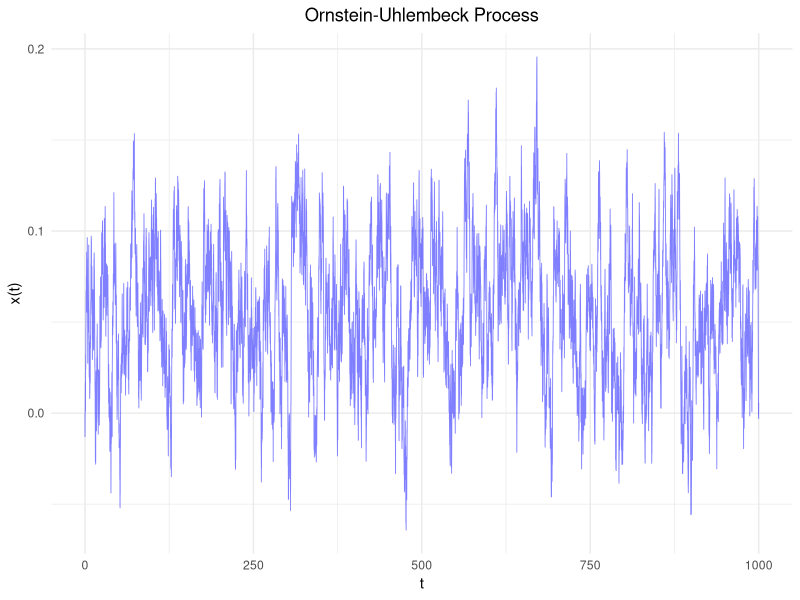
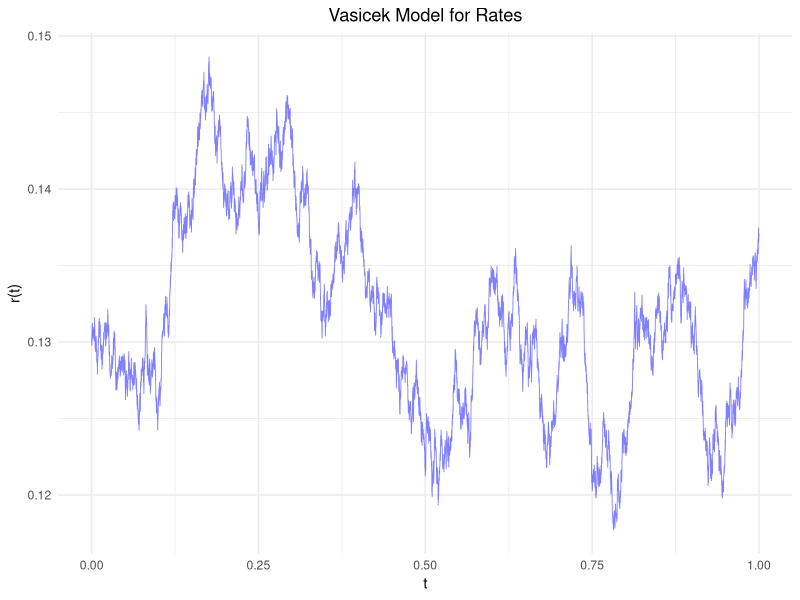
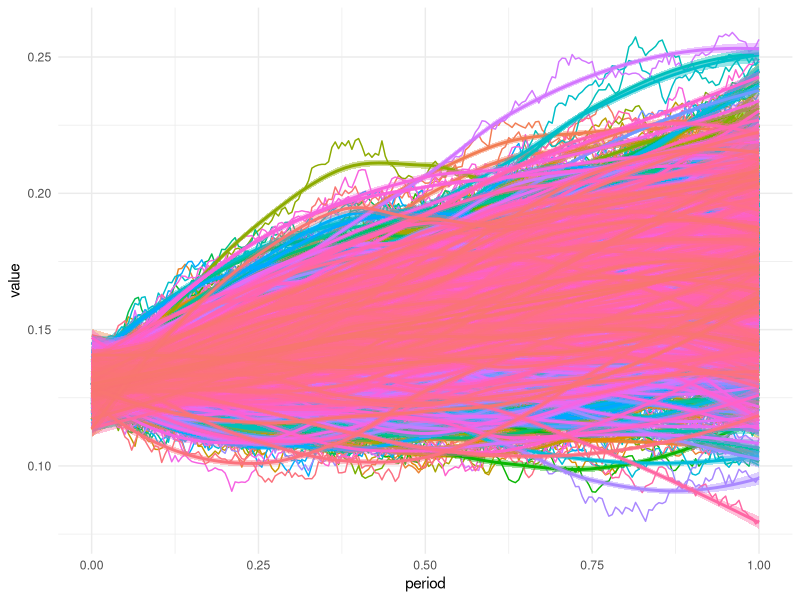

Write R code to recreate these figures, in order.
setwd("C:\\...\\financial_market_analysis")
getwd()

# Wiener process simulation

library(ggplot2)
library(tidyr)

theme_set(theme_minimal())

#################### Ornstein-Uhlenbeck process simulation ####################
# time step
dt <- .1
# Theta - rate by which the process reverts towards the mean
th <- .3
# mean
mu <- .05
# variance around the mean
sigma <- .03
# num. iterations
N_iter <- 10000
vect_x <- rep(0, N_iter)
for (t in 1:N_iter) {
  vect_x[t+1] <- vect_x[t] + th * (mu-vect_x[t]) * dt + sigma * rnorm(n = 1,mean = 0, sd = sqrt(dt))
}

# building data frame to plot data
dfOU <- data.frame(time = seq(from = 0, by = dt, len = N_iter+1), values = vect_x)

#plot data
ggplot(data = dfOU, mapping = aes(x = time, y = values)) +
  geom_line(linetype = 'solid', linewidth = .3, color = 'blue', alpha = .5) +
  xlab("t") +
  ylab("x(t)") +
  theme(plot.title = element_text(hjust = 0.5), panel.border = element_blank()) +
  ggtitle("Ornstein-Uhlembeck Process")

#################### Vasicek Model implementation ####################
# init val interest rate
r0 <- .13
# speed of mean reversion
kappa <- .3
# expiry time in years
expT <- 1
dt <- expT / N_iter
timeSpan = seq(from = 0, by = dt, len = N_iter+1)
rates <- c(r0)
for (i in 1:N_iter) {
  last_rate <- tail(rates,n=1)
  dr <- kappa*(th-last_rate)*dt+sigma*sqrt(dt)*rnorm(1)
  new_rate <- last_rate + dr
  rates <- c(rates ,new_rate)
}

dfVM <- data.frame(time = timeSpan, values = rates)
#plot data
ggplot(data = dfVM, mapping = aes(x = time, y = values)) +
  geom_line(linetype = 'solid', linewidth = .3, color = 'blue', alpha = .5) +
  xlab("t") +
  ylab("r(t)") +
  theme(plot.title = element_text(hjust = 0.5), panel.border = element_blank()) +
  ggtitle("Vasicek Model for Rates")

#################### Estimating bond price using Monte Carlo method ####################
# num- of simulation
N_sim <- 1000
# num. of points in a single r(t) process
N_points <- 200
# principal amount of the bond, future value
fv <- 1000
# other parameters such as kappa, Theta, sigma, expiry time as above
dt <- expT / N_points

# result vector
result <- NULL
# number of simulations - possible r(t) (of the stochastic process)
for (i in 1:N_sim) {
  rates <- c(r0)
  for (j in 1:N_points) {
    last_rate <- tail(rates,n=1)
    dr <- kappa*(th-last_rate)*dt+sigma*sqrt(dt)*rnorm(1)
    new_rate <- last_rate + dr
    rates <- c(rates ,new_rate)
  }
  result <- cbind(result, rates)
}
dfResults <- as.data.frame(result)
# change column names
colnames(dfResults) = paste0("rates", c(1:N_sim))
# add period and row mean
period = seq(from = 0, by = dt, len = N_points+1)
rowMean <- rowMeans(dfResults)
dfResultsAdj <- cbind(period, rowMean, dfResults)
# convert to long - transpose the data frame
trResults <- pivot_longer(dfResultsAdj, cols = -c(period), values_to = "value", names_to = "rate")
# plot
p1 <- ggplot(data = trResults, mapping = aes(x = period, y = value, fill = rate, colour = rate)) +
  geom_line() +
  geom_smooth() +
  theme(legend.position="none")
p1

# calculating the integral
int_sum <- colSums(dfResults) * dt
# present value of integral sum
pv_int_sum <- exp(-int_sum)
# mean because the integral is the average
bond_price = fv * mean(pv_int_sum)
print(bond_price)
